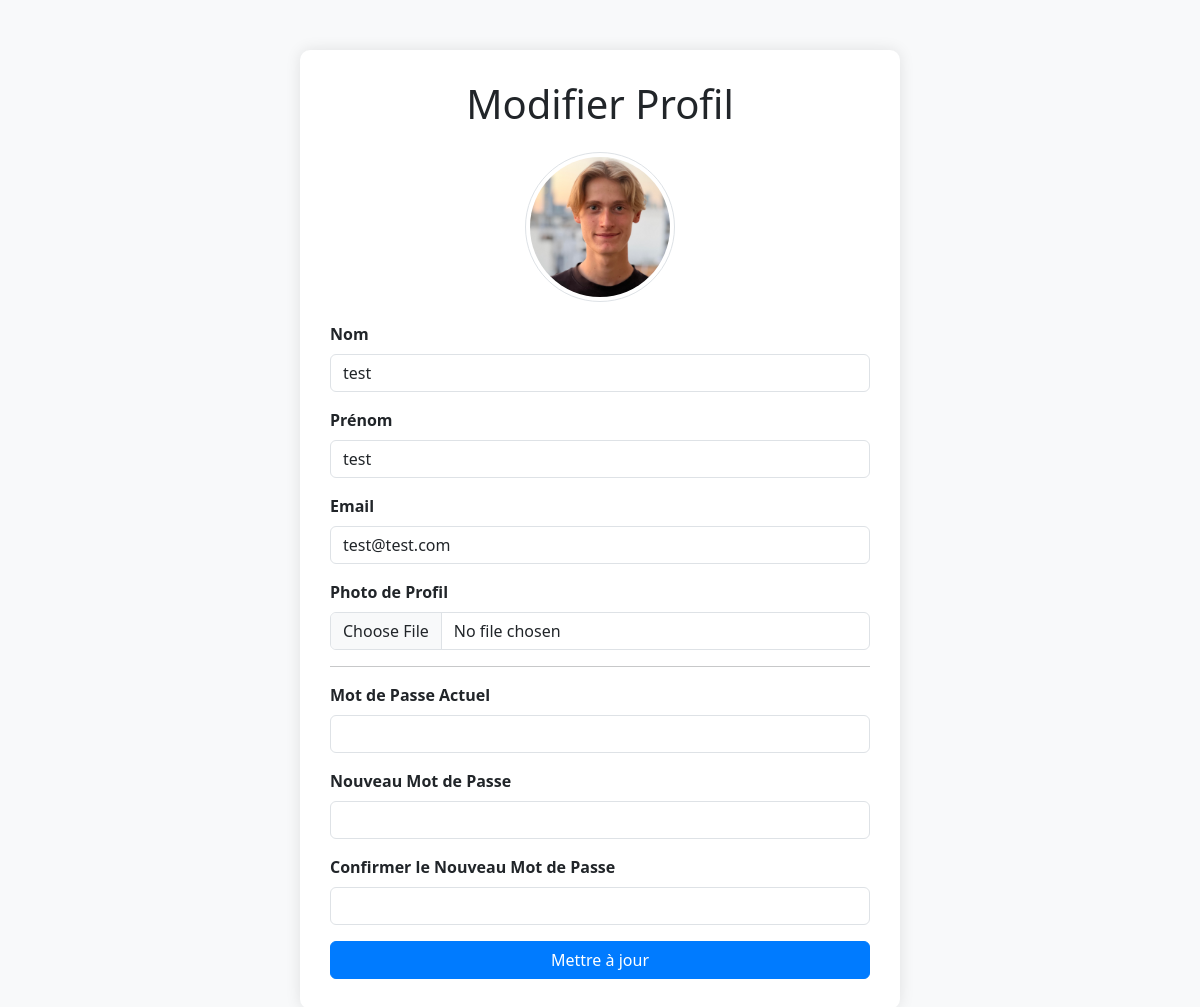
Page /views/auth/profiledit.php (signed in) on the committed database.
### tables this page shows
CREATE TABLE `users` (
  `id` int(11) NOT NULL,
  `profile` varchar(255) NOT NULL,
  `nom` varchar(50) NOT NULL,
  `prenom` varchar(255) NOT NULL,
  `email` varchar(100) NOT NULL,
  `password` varchar(255) NOT NULL,
  `role` enum('member','manager') DEFAULT 'member',
  `activation` enum('oui','non') NOT NULL DEFAULT 'non'
);

### views/auth/profiledit.php (the view, shortened to what this page needs)
<?php
include '../../includes/connect.php';
$user_id = $_SESSION['user_id'];
$stmt = $pdo->prepare("SELECT * FROM Users WHERE id = ?");
$stmt->execute([$user_id]);
$user = $stmt->fetch();
?>
<!DOCTYPE html>
<html lang="fr">
<head>
    <link href="https://cdn.jsdelivr.net/npm/bootstrap@5.3.3/dist/css/bootstrap.min.css" rel="stylesheet">
</head>
<body>
<div class="container">
    <h1 class="text-center mb-4">Modifier Profil</h1>
    <div class="text-center">
        <?php if ($user['profile']): ?>
            <img src="../../<?php echo htmlspecialchars($user['profile']); ?>" alt="Profile Image" class="profile-photo img-thumbnail">
        <?php endif; ?>
    </div>
    <form method="post" enctype="multipart/form-data">
        <div class="mb-3">
            <label for="nom" class="form-label">Nom</label>
            <input type="text" class="form-control" id="nom" name="nom" value="<?php echo htmlspecialchars($user['nom']); ?>" required>
        </div>
        <div class="mb-3">
            <label for="prenom" class="form-label">Prénom</label>
            <input type="text" class="form-control" id="prenom" name="prenom" value="<?php echo htmlspecialchars($user['prenom']); ?>" required>
        </div>
        <div class="mb-3">
            <label for="email" class="form-label">Email</label>
            <input type="email" class="form-control" id="email" name="email" value="<?php echo htmlspecialchars($user['email']); ?>" required>
        </div>
        <div class="mb-3">
            <label for="profile_image" class="form-label">Photo de Profil</label>
            <input type="file" class="form-control" id="profile_image" name="profile_image">
        </div>
        <hr>
        <div class="mb-3">
            <label for="current_password" class="form-label">Mot de Passe Actuel</label>
            <input type="password" class="form-control" id="current_password" name="current_password">
        </div>
        <div class="mb-3">
            <label for="new_password" class="form-label">Nouveau Mot de Passe</label>
            <input type="password" class="form-control" id="new_password" name="new_password">
        </div>
        <div class="mb-3">
            <label for="confirm_password" class="form-label">Confirmer le Nouveau Mot de Passe</label>
            <input type="password" class="form-control" id="confirm_password" name="confirm_password">
        </div>
        <button type="submit" class="btn btn-primary w-100">Mettre à jour</button>
    </form>
</div>
</body>
</html>

### views/auth/profiledit.php (style rules this page uses)
body { background-color: #f8f9fa; }
.container { max-width: 600px; margin-top: 50px; background: #fff; padding: 30px; border-radius: 10px; box-shadow: 0 0 15px rgba(0, 0, 0, 0.1); }
.profile-photo { border-radius: 50%; width: 150px; height: 150px; object-fit: cover; margin-bottom: 20px; }
.form-label { font-weight: bold; }
.btn-primary { background-color: #007bff; border-color: #007bff; }

### rows in the picture
users: profile (picture), nom "test", prenom "test", email "test@test.com"
